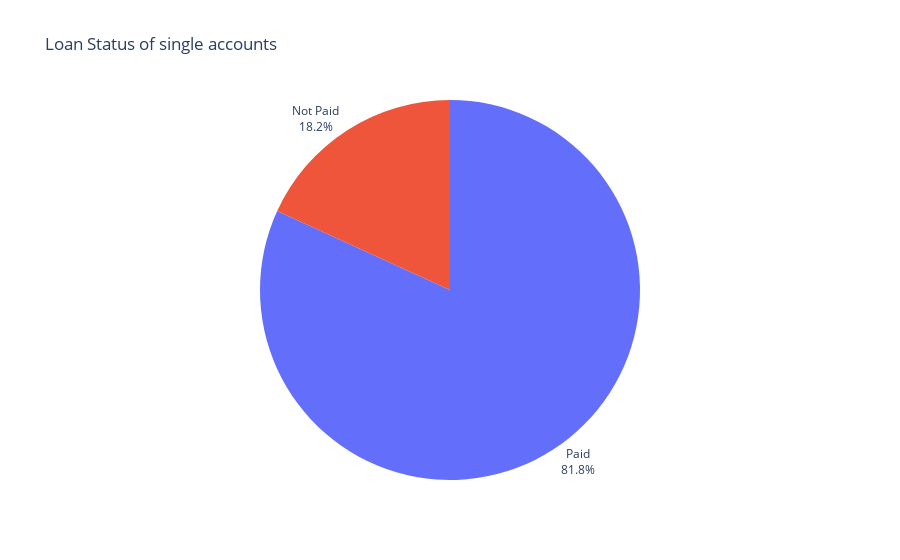

Notebook cell for this chart:
### Code cell
## Rename the column count to # of clients
count_clients.rename(columns={"count": "# of clients"}, inplace=True)

## Replace status 1 and -1 with Paid and Not Paid
count_clients["status"].replace([1, -1], ["Paid", "Not Paid"], inplace=True)

## Pie chart, loan status and # of clients when the number is 1
fig = px.pie(count_clients[count_clients["# of clients"] == 1], values="# of clients", names="status", title="Loan Status of single accounts")
## No legend
fig.update_layout(showlegend=False)
## Make text more readeable
fig.update_traces(textposition='outside', textinfo='percent+label')
## Save to png
fig.write_image("plots/loan_status_single_accounts.png")
fig.show()

### Figure 1 — Plotly figure (JSON) as saved in the notebook; plotly's stock layout.template omitted (floating-point values rounded to 4 significant figures; data arrays with more than 128 entries replaced by an {"elided": "..."} marker saying what was removed)
{"data": [{"domain": {"x": [0, 1], "y": [0, 1]}, "hovertemplate": "status=%{label}<br># of clients=%{value}<extra></extra>", "labels": {"elided": "253 str values"}, "legendgroup": "", "name": "", "showlegend": true, "textinfo": "percent+label", "textposition": "outside", "type": "pie", "values": {"elided": "253 int values"}}], "layout": {"legend": {"tracegroupgap": 0}, "showlegend": false, "title": {"text": "Loan Status of single accounts"}}}
